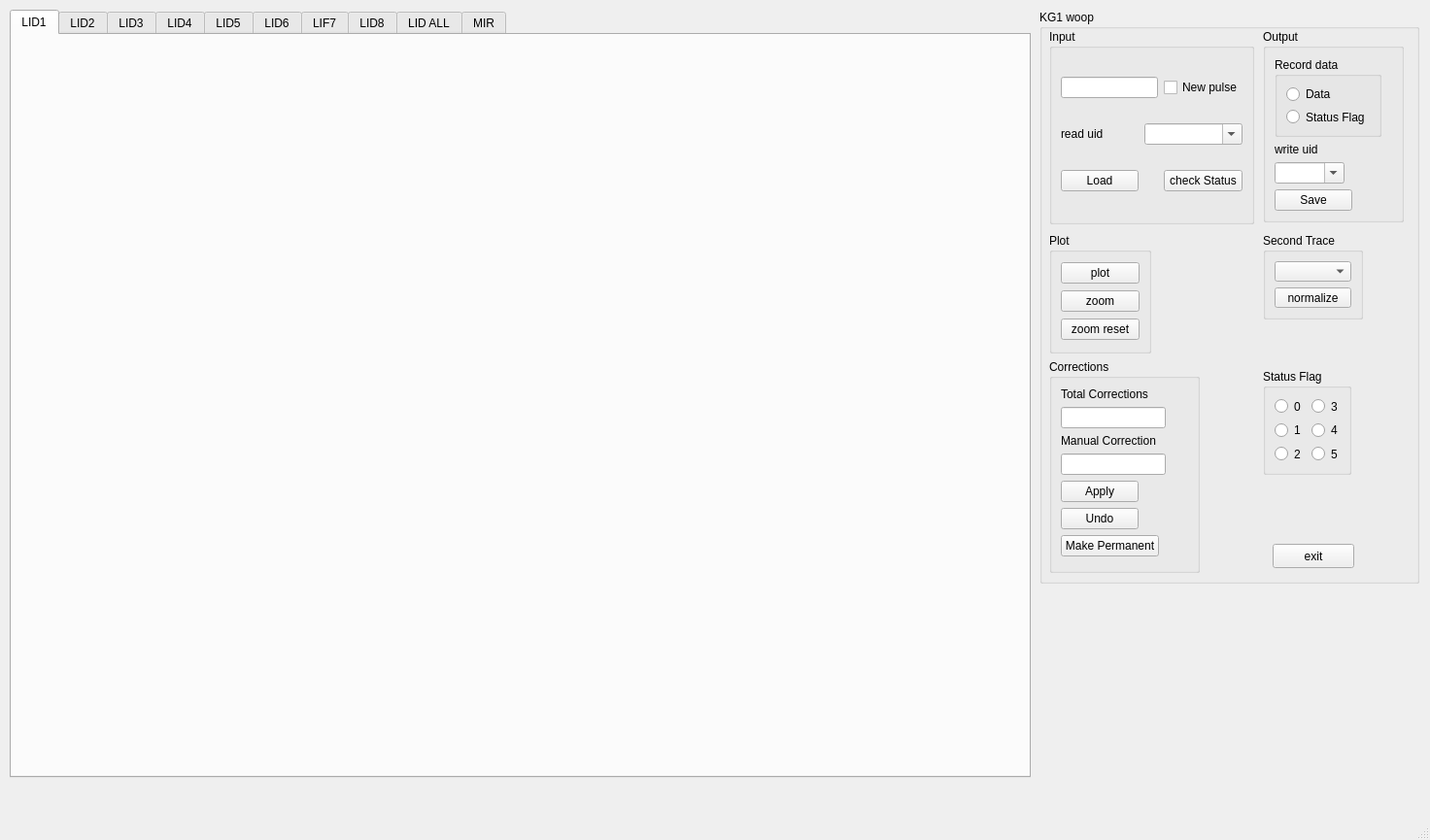
<?xml version="1.0" encoding="UTF-8"?>
<ui version="4.0">
 <class>MainWindow</class>
 <widget class="QMainWindow" name="MainWindow">
  <property name="geometry">
   <rect>
    <x>0</x>
    <y>0</y>
    <width>1472</width>
    <height>865</height>
   </rect>
  </property>
  <property name="minimumSize">
   <size>
    <width>1472</width>
    <height>865</height>
   </size>
  </property>
  <property name="maximumSize">
   <size>
    <width>1472</width>
    <height>865</height>
   </size>
  </property>
  <property name="windowTitle">
   <string>MainWindow</string>
  </property>
  <widget class="QWidget" name="centralwidget">
   <widget class="QTabWidget" name="tabWidget">
    <property name="geometry">
     <rect>
      <x>10</x>
      <y>10</y>
      <width>1051</width>
      <height>791</height>
     </rect>
    </property>
    <property name="whatsThis">
     <string>&lt;html&gt;&lt;head/&gt;&lt;body&gt;&lt;p&gt;LID1&lt;/p&gt;&lt;/body&gt;&lt;/html&gt;</string>
    </property>
    <property name="currentIndex">
     <number>0</number>
    </property>
    <widget class="QWidget" name="tab_LID1">
     <attribute name="title">
      <string>LID1</string>
     </attribute>
     <widget class="Canvas" name="widget_LID1" native="true">
      <property name="geometry">
       <rect>
        <x>0</x>
        <y>0</y>
        <width>1041</width>
        <height>781</height>
       </rect>
      </property>
     </widget>
    </widget>
    <widget class="QWidget" name="tab_LID2">
     <attribute name="title">
      <string>LID2</string>
     </attribute>
     <widget class="Canvas" name="widget_LID2" native="true">
      <property name="geometry">
       <rect>
        <x>0</x>
        <y>0</y>
        <width>1041</width>
        <height>781</height>
       </rect>
      </property>
     </widget>
    </widget>
    <widget class="QWidget" name="tab_LID3">
     <attribute name="title">
      <string>LID3</string>
     </attribute>
     <widget class="Canvas" name="widget_LID3" native="true">
      <property name="geometry">
       <rect>
        <x>0</x>
        <y>0</y>
        <width>1041</width>
        <height>781</height>
       </rect>
      </property>
     </widget>
    </widget>
    <widget class="QWidget" name="tab_LID4">
     <attribute name="title">
      <string>LID4</string>
     </attribute>
     <widget class="Canvas" name="widget_LID4" native="true">
      <property name="geometry">
       <rect>
        <x>0</x>
        <y>0</y>
        <width>1041</width>
        <height>781</height>
       </rect>
      </property>
     </widget>
    </widget>
    <widget class="QWidget" name="tab_5">
     <attribute name="title">
      <string>LID5</string>
     </attribute>
     <widget class="Canvas" name="widget_LID5" native="true">
      <property name="geometry">
       <rect>
        <x>0</x>
        <y>0</y>
        <width>1041</width>
        <height>781</height>
       </rect>
      </property>
     </widget>
    </widget>
    <widget class="QWidget" name="tab_6">
     <attribute name="title">
      <string>LID6</string>
     </attribute>
     <widget class="Canvas" name="widget_LID6" native="true">
      <property name="geometry">
       <rect>
        <x>0</x>
        <y>0</y>
        <width>1041</width>
        <height>781</height>
       </rect>
      </property>
     </widget>
    </widget>
    <widget class="QWidget" name="tab_7">
     <attribute name="title">
      <string>LIF7</string>
     </attribute>
     <widget class="Canvas" name="widget_LID7" native="true">
      <property name="geometry">
       <rect>
        <x>0</x>
        <y>0</y>
        <width>1041</width>
        <height>781</height>
       </rect>
      </property>
     </widget>
    </widget>
    <widget class="QWidget" name="tab_8">
     <attribute name="title">
      <string>LID8</string>
     </attribute>
     <widget class="Canvas" name="widget_LID8" native="true">
      <property name="geometry">
       <rect>
        <x>0</x>
        <y>0</y>
        <width>1041</width>
        <height>781</height>
       </rect>
      </property>
     </widget>
    </widget>
    <widget class="QWidget" name="tab_9">
     <attribute name="title">
      <string>LID ALL</string>
     </attribute>
     <widget class="Canvas" name="widget_LID_ALL" native="true">
      <property name="geometry">
       <rect>
        <x>0</x>
        <y>0</y>
        <width>1041</width>
        <height>781</height>
       </rect>
      </property>
     </widget>
    </widget>
    <widget class="QWidget" name="tab_10">
     <attribute name="title">
      <string>MIR</string>
     </attribute>
     <widget class="Canvas" name="widget_MIR" native="true">
      <property name="geometry">
       <rect>
        <x>0</x>
        <y>0</y>
        <width>1041</width>
        <height>781</height>
       </rect>
      </property>
     </widget>
    </widget>
   </widget>
   <widget class="QWidget" name="widget" native="true">
    <property name="geometry">
     <rect>
      <x>1070</x>
      <y>610</y>
      <width>381</width>
      <height>191</height>
     </rect>
    </property>
   </widget>
   <widget class="QGroupBox" name="groupBox_8">
    <property name="geometry">
     <rect>
      <x>1070</x>
      <y>10</y>
      <width>391</width>
      <height>591</height>
     </rect>
    </property>
    <property name="title">
     <string>KG1 woop</string>
    </property>
    <widget class="QGroupBox" name="groupBox_3">
     <property name="geometry">
      <rect>
       <x>10</x>
       <y>20</y>
       <width>211</width>
       <height>201</height>
      </rect>
     </property>
     <property name="title">
      <string>Input</string>
     </property>
     <layout class="QGridLayout" name="gridLayout">
      <item row="0" column="2">
       <widget class="QCheckBox" name="checkBox_newpulse">
        <property name="text">
         <string>New pulse</string>
        </property>
       </widget>
      </item>
      <item row="2" column="2">
       <widget class="QPushButton" name="button_check_pulse">
        <property name="text">
         <string>check Status</string>
        </property>
       </widget>
      </item>
      <item row="1" column="1" colspan="2">
       <widget class="QComboBox" name="comboBox_readuid">
        <property name="editable">
         <bool>true</bool>
        </property>
        <property name="insertPolicy">
         <enum>QComboBox::InsertAtTop</enum>
        </property>
       </widget>
      </item>
      <item row="0" column="0" colspan="2">
       <widget class="QLineEdit" name="lineEdit_jpn">
        <property name="text">
         <string/>
        </property>
       </widget>
      </item>
      <item row="2" column="0">
       <widget class="QPushButton" name="button_read_pulse">
        <property name="text">
         <string>Load</string>
        </property>
       </widget>
      </item>
      <item row="1" column="0">
       <widget class="QLabel" name="label">
        <property name="text">
         <string>read uid</string>
        </property>
       </widget>
      </item>
     </layout>
    </widget>
    <widget class="QGroupBox" name="groupBox">
     <property name="geometry">
      <rect>
       <x>230</x>
       <y>20</y>
       <width>145</width>
       <height>199</height>
      </rect>
     </property>
     <property name="title">
      <string>Output</string>
     </property>
     <layout class="QFormLayout" name="formLayout_3">
      <item row="0" column="0">
       <widget class="QGroupBox" name="groupBox_2">
        <property name="title">
         <string>Record data</string>
        </property>
        <layout class="QGridLayout" name="gridLayout_3">
         <item row="0" column="0">
          <widget class="QRadioButton" name="radioButton_storeData">
           <property name="text">
            <string>Data</string>
           </property>
          </widget>
         </item>
         <item row="1" column="0">
          <widget class="QRadioButton" name="radioButton_storeSF">
           <property name="text">
            <string>Status Flag</string>
           </property>
          </widget>
         </item>
        </layout>
       </widget>
      </item>
      <item row="1" column="0">
       <widget class="QLabel" name="label_2">
        <property name="text">
         <string>write uid</string>
        </property>
       </widget>
      </item>
      <item row="2" column="0">
       <widget class="QComboBox" name="comboBox_writeuid">
        <property name="editable">
         <bool>true</bool>
        </property>
       </widget>
      </item>
      <item row="3" column="0">
       <widget class="QPushButton" name="button_save">
        <property name="text">
         <string>Save</string>
        </property>
       </widget>
      </item>
     </layout>
    </widget>
    <widget class="QGroupBox" name="groupBox_7">
     <property name="geometry">
      <rect>
       <x>10</x>
       <y>230</y>
       <width>105</width>
       <height>124</height>
      </rect>
     </property>
     <property name="title">
      <string>Plot</string>
     </property>
     <layout class="QGridLayout" name="gridLayout_6">
      <item row="0" column="0">
       <widget class="QPushButton" name="pushButton_plot">
        <property name="text">
         <string>plot</string>
        </property>
       </widget>
      </item>
      <item row="1" column="0">
       <widget class="QPushButton" name="pushButton_zoom">
        <property name="text">
         <string>zoom</string>
        </property>
       </widget>
      </item>
      <item row="2" column="0">
       <widget class="QPushButton" name="pushButton_reset">
        <property name="text">
         <string>zoom reset</string>
        </property>
       </widget>
      </item>
     </layout>
    </widget>
    <widget class="QGroupBox" name="groupBox_5">
     <property name="geometry">
      <rect>
       <x>230</x>
       <y>230</y>
       <width>103</width>
       <height>89</height>
      </rect>
     </property>
     <property name="title">
      <string>Second Trace</string>
     </property>
     <layout class="QGridLayout" name="gridLayout_7">
      <item row="0" column="0">
       <widget class="QComboBox" name="comboBox_2ndtrace"/>
      </item>
      <item row="1" column="0">
       <widget class="QPushButton" name="button_normalize">
        <property name="text">
         <string>normalize</string>
        </property>
       </widget>
      </item>
     </layout>
    </widget>
    <widget class="QGroupBox" name="groupBox_6">
     <property name="geometry">
      <rect>
       <x>10</x>
       <y>360</y>
       <width>155</width>
       <height>220</height>
      </rect>
     </property>
     <property name="title">
      <string>Corrections</string>
     </property>
     <layout class="QFormLayout" name="formLayout">
      <item row="0" column="0">
       <widget class="QLabel" name="label_3">
        <property name="text">
         <string>Total Corrections</string>
        </property>
       </widget>
      </item>
      <item row="1" column="0">
       <widget class="QLineEdit" name="lineEdit_totcorr"/>
      </item>
      <item row="2" column="0">
       <widget class="QLabel" name="label_4">
        <property name="text">
         <string>Manual Correction</string>
        </property>
       </widget>
      </item>
      <item row="3" column="0">
       <widget class="QLineEdit" name="lineEdit_mancorr"/>
      </item>
      <item row="4" column="0">
       <widget class="QPushButton" name="pushButton_apply">
        <property name="text">
         <string>Apply</string>
        </property>
       </widget>
      </item>
      <item row="5" column="0">
       <widget class="QPushButton" name="pushButton_undo">
        <property name="text">
         <string>Undo</string>
        </property>
       </widget>
      </item>
      <item row="6" column="0">
       <widget class="QPushButton" name="pushButton_makeperm">
        <property name="text">
         <string>Make Permanent</string>
        </property>
       </widget>
      </item>
     </layout>
    </widget>
    <widget class="QGroupBox" name="groupBox_4">
     <property name="geometry">
      <rect>
       <x>230</x>
       <y>370</y>
       <width>91</width>
       <height>109</height>
      </rect>
     </property>
     <property name="title">
      <string>Status Flag</string>
     </property>
     <layout class="QFormLayout" name="formLayout_2">
      <item row="0" column="0">
       <widget class="QRadioButton" name="radioButton_statusflag_0">
        <property name="text">
         <string>0</string>
        </property>
       </widget>
      </item>
      <item row="0" column="1">
       <widget class="QRadioButton" name="radioButton_statusflag_3">
        <property name="text">
         <string>3</string>
        </property>
       </widget>
      </item>
      <item row="1" column="0">
       <widget class="QRadioButton" name="radioButton_statusflag_1">
        <property name="text">
         <string>1</string>
        </property>
       </widget>
      </item>
      <item row="1" column="1">
       <widget class="QRadioButton" name="radioButton_statusflag_4">
        <property name="text">
         <string>4</string>
        </property>
       </widget>
      </item>
      <item row="2" column="0">
       <widget class="QRadioButton" name="radioButton_statusflag_2">
        <property name="text">
         <string>2</string>
        </property>
       </widget>
      </item>
      <item row="2" column="1">
       <widget class="QRadioButton" name="radioButton_statusflag_5">
        <property name="text">
         <string>5</string>
        </property>
       </widget>
      </item>
     </layout>
    </widget>
    <widget class="QPushButton" name="exit_button">
     <property name="geometry">
      <rect>
       <x>240</x>
       <y>550</y>
       <width>84</width>
       <height>25</height>
      </rect>
     </property>
     <property name="text">
      <string>exit</string>
     </property>
    </widget>
   </widget>
  </widget>
  <widget class="QMenuBar" name="menubar">
   <property name="geometry">
    <rect>
     <x>0</x>
     <y>0</y>
     <width>1472</width>
     <height>20</height>
    </rect>
   </property>
  </widget>
  <widget class="QStatusBar" name="statusbar"/>
 </widget>
 <customwidgets>
  <customwidget>
   <class>Canvas</class>
   <extends>QWidget</extends>
   <header location="global">canvas.h</header>
   <container>1</container>
  </customwidget>
 </customwidgets>
 <resources/>
 <connections/>
</ui>
